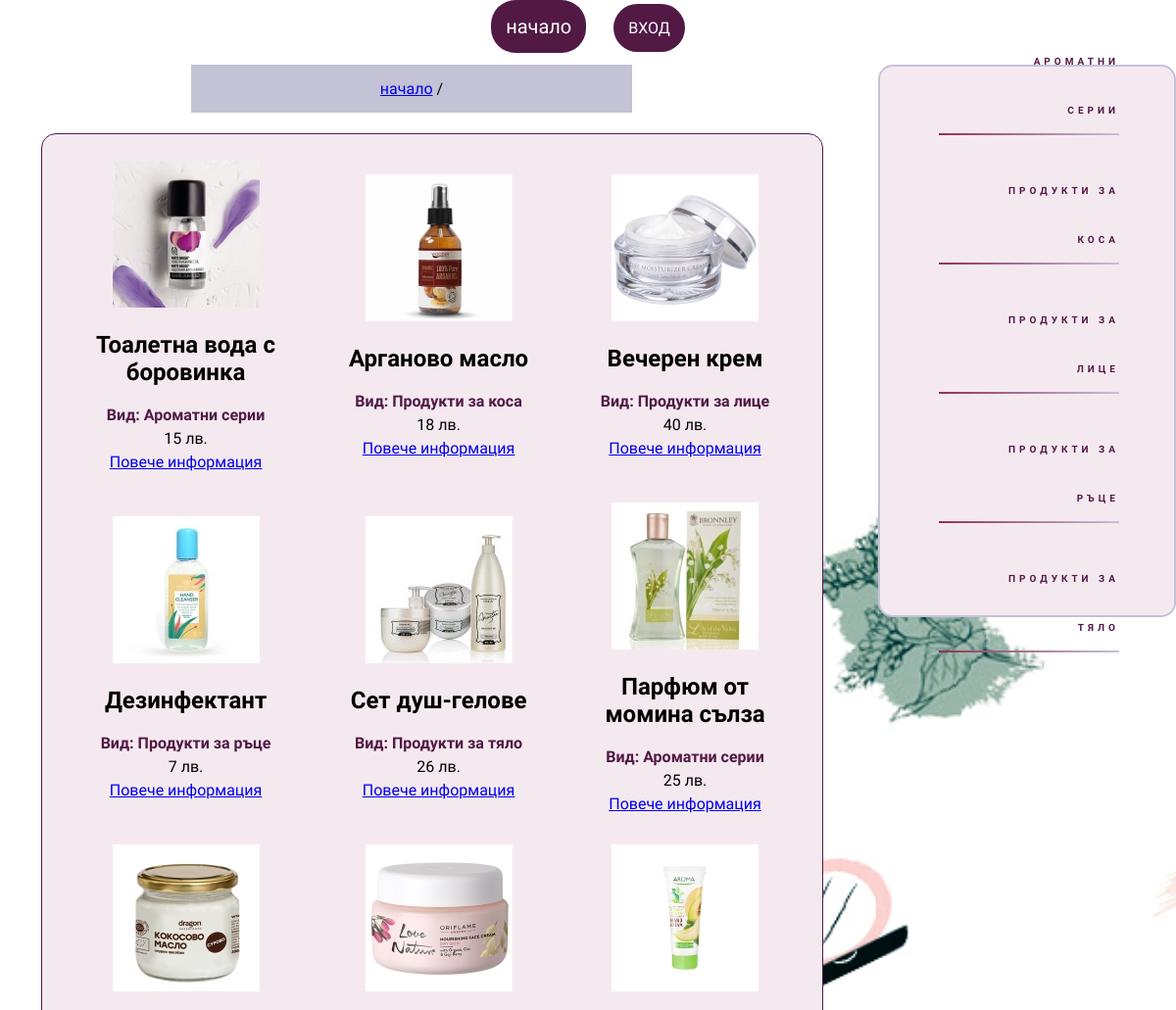
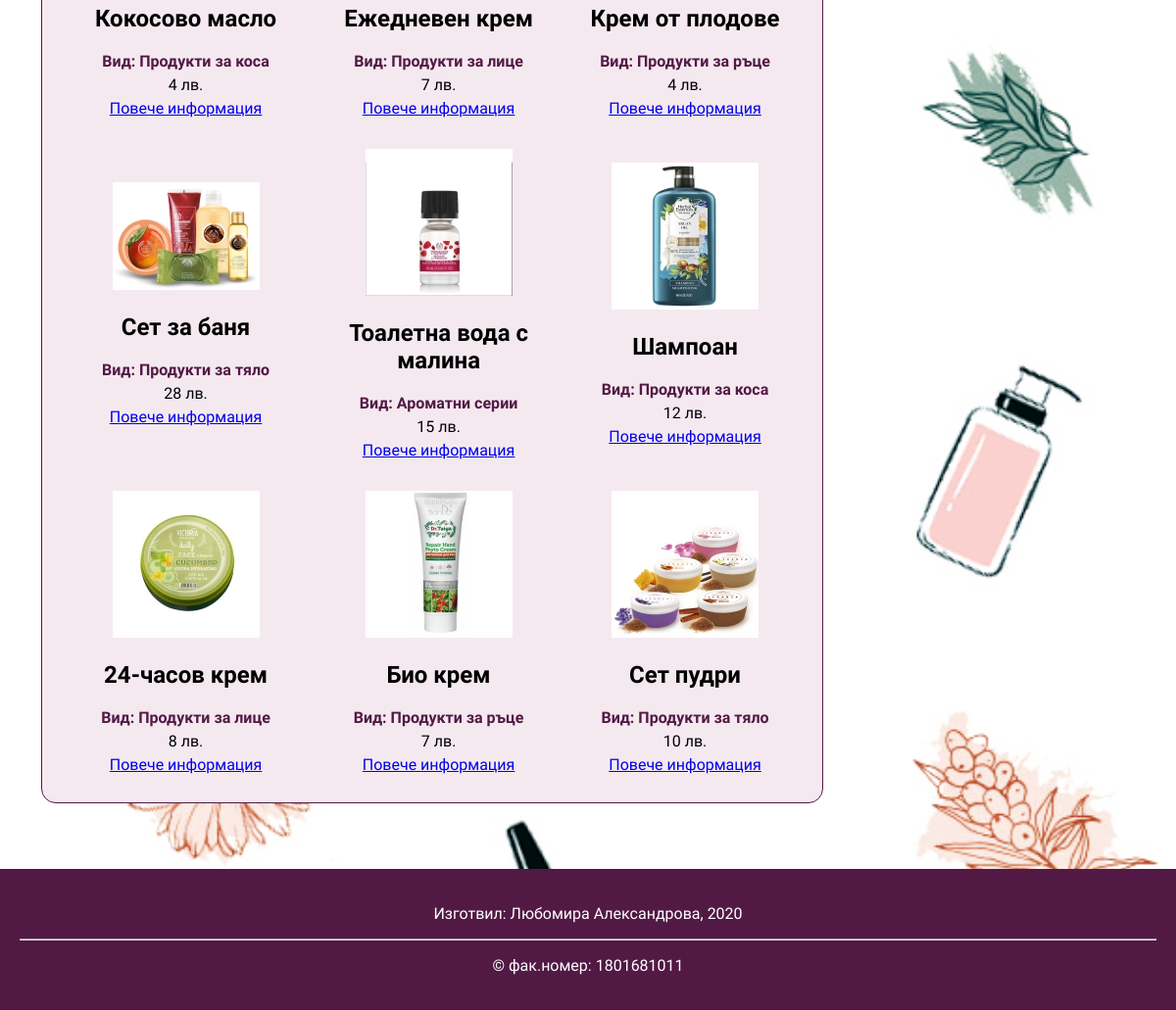
/products.php, run on the app's committed database (2 pictures, top to bottom).
### tables this page shows
CREATE TABLE `product_types` (
  `product_type_id` int(10) UNSIGNED NOT NULL COMMENT 'ПК',
  `category` varchar(32) NOT NULL COMMENT 'категория'
);

CREATE TABLE `products` (
  `product_id` int(10) UNSIGNED NOT NULL COMMENT 'ПК',
  `product_type_id` int(10) UNSIGNED NOT NULL COMMENT 'ВК към категория',
  `name` varchar(64) NOT NULL COMMENT 'Име на продукта',
  `type` varchar(32) DEFAULT NULL COMMENT 'Вид',
  `price` int(4) DEFAULT NULL COMMENT 'Цена - само в цели числа',
  `info` text DEFAULT NULL COMMENT 'Описание на продукта',
  `picture` varchar(32) DEFAULT NULL COMMENT 'относителен адрес до снимка',
  `registration_date` timestamp NOT NULL DEFAULT current_timestamp() COMMENT 'Дата на регистрация'
);

### layout/init.inc.php (called while the page is built, shortened)
<?php
$product_pictures_dir = 'images/objects/';
$product_pictures_small_prefix = 'small_';
?>

### products.php (the view, shortened to what this page needs)
<?php
require 'layout/init.inc.php';
$link_text = '';
$kid =  (int)$_REQUEST['kid'];
$navigation = ' / <a href="'.$_SERVER['PHP_SELF'].($kid?'?kid='.$kid:'').'">'.$link_text.'</a>';
require 'layout/header.inc.php';
  $query = "SELECT products.*, product_types.category FROM products "
  		." JOIN product_types ON products.product_type_id=product_types.product_type_id "
  		.($kid?" WHERE products.product_type_id=".$kid:"")." ORDER BY product_id ASC";
  $result = $mysqli->query($query);
  $num_results = $result->num_rows;
  if($num_results>0) {
		print'<table class="table-view"><tr>';
		$j=0;
		while($row = $result->fetch_assoc()) {
			print'<td>';
				$object_title = htmlspecialchars(stripslashes($row['name'].($row['type']?', '.$row['type']:'')));
				$small_pic = $product_pictures_dir.$product_pictures_small_prefix.$row['picture'];
				print'<a href="product.php?id='.$row['product_id'].'">
						<img class="img-product" src="'.$small_pic.'" alt="'.$object_title.'" title="'.$object_title.'">
					 </a>
				<h2 class="product-name">'.htmlspecialchars(stripslashes($row['name'])).'</h2>';
				if($row["type"]) {
					print'<div class="product-type">Вид: '.htmlspecialchars(stripslashes($row["type"])).'</div>';
				}
				if($row["price"]) {
					print'<div class="product-price">'.$row["price"].' лв.</div>';
				}
				print'<a href="product.php?id='.$row["product_id"].'" class="more-info">Повече информация</a>
			</td>';
			$i=0;
			if($j==2) {
				if(($i+1)<$num_results)
				print '</tr><tr>';
				$j = 0;
			}
			else
				$j++;
		}
	print'</tr></table>';
  }
require 'layout/footer.inc.php';
?>

### layout/header.inc.php (shortened to what this page needs)
<?php
print'
<!DOCTYPE html>
<html>
<head>
    <meta charset="utf-8">
    <title>'.$page_title.'</title>
    <link href="styles/style.css" type="text/css" rel="stylesheet">
    <link href="https://fonts.googleapis.com/css?family=Montserrat+Alternates:400,500i,700|Playfair+Display:400,400i,900" rel="stylesheet">
</head>
<body>
    <div class="wrapper">
        <div class="header-menu">
            <a href="." class="header-menu-a">начало</a>';
            if(!isset($_SESSION['users_type'])){
                print '
                    <span>
                        <a href="login.php" class="purple-btn">вход</a>
                    </span>
                ';
            }
            print'
        </div>
            <div class="sidebar-menu">
                <div class="sidebar-menu-nav"> ';
                $result = $mysqli->query("SELECT * FROM product_types");
                while($row = $result->fetch_assoc()){
                    print'
                        <a href="products.php?kid= '.$row['product_type_id'].' "class="sidebar-menu-a">
                            '.htmlspecialchars(stripslashes($row['category'])).'
                        </a>
                    ';
                }
                print'
                </div>
            </div>
            <div class="main">
                <div id="navigation">
                    <a class="href-nav" href=".">начало</a>
                    '.$navigation.'
            </div>
            ';
?>

### styles/style.css (style rules this page uses)
html, body { margin: 0; height: 100%; }
body { margin: 0; padding: 0; color: inherit; list-style: none; text-decoration: none; font-family: "Montserrat Alternates", "Playfair Display", sans-serif; background-image: url("../images/b.jpg"); background-repeat: repeat; background-size: cover; -webkit-background-size: cover; -moz-background-size: cover; -o-background-size: cover; }
.wrapper { width: 100%; text-align: center; }
.header-menu-a { display: inline-block; color: white; margin-top: 0px; margin-bottom: 1%; padding-right: 30px; font-size: 20px; text-decoration: none; background-color: #521945; border-radius: 25px; padding: 15px; margin-right: 2%; }
.purple-btn, input[type=submit] { border-radius: 25px; color: white; background-color: #521945; padding: 15px; text-transform: uppercase; text-decoration: none; border: none; font-family: "Montserrat Alternates", "Playfair Display", sans-serif; }
.sidebar-menu { width: 25%; float: right; height: 70vh; background-color: rgb(245, 233, 240); border-radius: 15px; margin-left: 3%; border: 2px solid #c3c3d5; }
.sidebar-menu-nav { position: relative; margin: 0 20%; text-align: right; top: 45%; transform: translateY(-50%); font-weight: bold; }
.sidebar-menu-a { position: relative; font-size: 10px; margin: 3.2em 0; line-height: 5em; text-transform: uppercase; text-decoration: none; letter-spacing: 0.4em; display: block; transition: all ease-out 300ms; color: #521945; }
.sidebar-menu-a:link, .sidebar-menu-a:visited, .sidebar-menu-a:active { width: 80%; padding-left: 40px; }
.sidebar-menu-a::after { content: ''; position: absolute; width: 100%; height: 0.2em; background: black; left: 0; bottom: 0; background-image: linear-gradient(to right, #912f56, #c3c3d5) }
.main { float: left; width: 70%; text-align: center; }
td { padding: 15px; }
.table-view { background-color: rgb(245, 233, 240); border-radius: 15px; text-align: center; padding: 10px; margin-left: 5%; border: 1px solid #521945; margin-bottom: 8%; }
#navigation { background-color: #c3c3d5; padding: 15px; width: 50%; margin: auto; margin-bottom: 10px; }
.product-type { color: #521945; font-weight: bold; margin-bottom: 5px; }
.product-price { margin-bottom: 5px; }

### data on the page
product_types: category "АРОМАТНИ СЕРИИ"
product_types: category "ПРОДУКТИ ЗА КОСА"
product_types: category "ПРОДУКТИ ЗА ЛИЦЕ"
product_types: category "ПРОДУКТИ ЗА РЪЦЕ"
product_types: category "ПРОДУКТИ ЗА ТЯЛО"
products: picture (picture), name "Тоалетна вода с боровинка", type "Ароматни серии", price "15"
products: picture (picture), name "Арганово масло", type "Продукти за коса", price "18"
products: picture (picture), name "Вечерен крем", type "Продукти за лице", price "40"
products: picture (picture), name "Дезинфектант", type "Продукти за ръце", price "7"
products: picture (picture), name "Сет душ-гелове", type "Продукти за тяло", price "26"
products: picture (picture), name "Парфюм от момина сълза", type "Ароматни серии", price "25"
products: picture (picture), name "Кокосово масло", type "Продукти за коса", price "4"
products: picture (picture), name "Ежедневен крем", type "Продукти за лице", price "7"
products: picture (picture), name "Крем от плодове", type "Продукти за ръце", price "4"
products: picture (picture), name "Сет за баня", type "Продукти за тяло", price "28"
products: picture (picture), name "Тоалетна вода с малина", type "Ароматни серии", price "15"
products: picture (picture), name "Шампоан", type "Продукти за коса", price "12"
products: picture (picture), name "24-часов крем", type "Продукти за лице", price "8"
products: picture (picture), name "Био крем", type "Продукти за ръце", price "7"
products: picture (picture), name "Сет пудри", type "Продукти за тяло", price "10"
